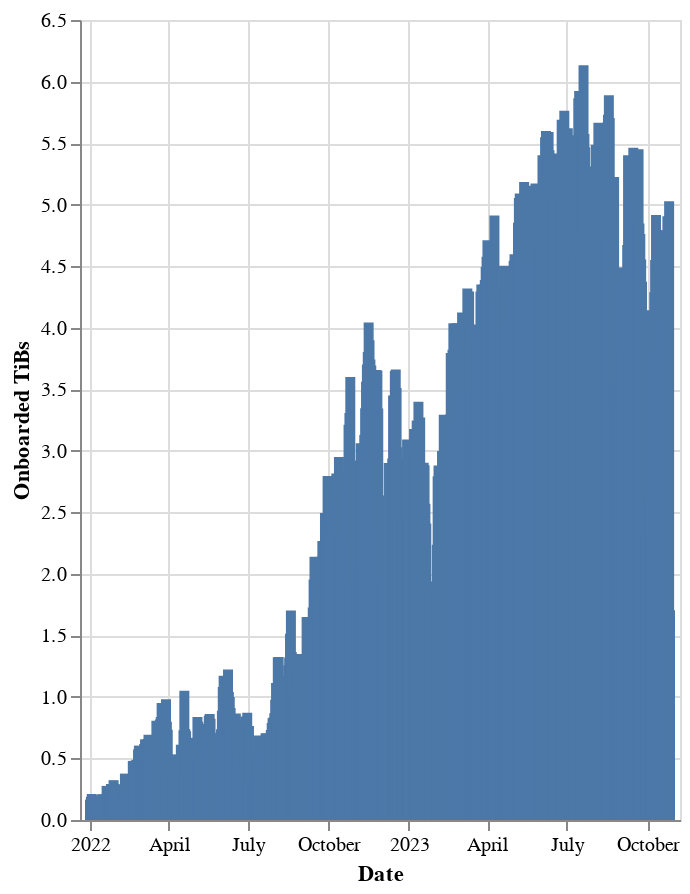

Notebook source saved alongside this figure:
### Markdown cell above
## Data Onboarding Rate

### Code cell
# | output: true

c = (
    alt.Chart(df)
    .mark_bar()
    .encode(
        x=alt.X("date:T", title="Date"),
        y=alt.Y("onboarded_tibs:Q", title="Onboarded TiBs"),
        tooltip=[
            alt.Tooltip("date:T", title="Date"),
            alt.Tooltip("onboarded_tibs:Q", title="Onboarded TiBs"),
        ],
    )
    .properties(width="container", height=400)
    # .interactive(bind_y=False)
)

c.display()

### Figure 1 — Vega-Lite specification as saved in the notebook (floating-point values rounded to 4 significant figures; data arrays with more than 128 entries replaced by an {"elided": "..."} marker saying what was removed)
{"usermeta": {"embedOptions": {"theme": "powerbi"}}, "config": {"view": {"continuousWidth": 300, "continuousHeight": 300}}, "data": {"name": "data-ba29afbc871ecfacc37ffed0c9242b56"}, "mark": {"type": "bar"}, "encoding": {"tooltip": [{"field": "date", "title": "Date", "type": "temporal"}, {"field": "onboarded_tibs", "title": "Onboarded TiBs", "type": "quantitative"}], "x": {"field": "date", "title": "Date", "type": "temporal"}, "y": {"field": "onboarded_tibs", "title": "Onboarded TiBs", "type": "quantitative"}}, "height": 400, "width": "container", "$schema": "https://vega.github.io/schema/vega-lite/v5.15.1.json", "datasets": {"data-ba29afbc871ecfacc37ffed0c9242b56": {"elided": "665 records"}}}
